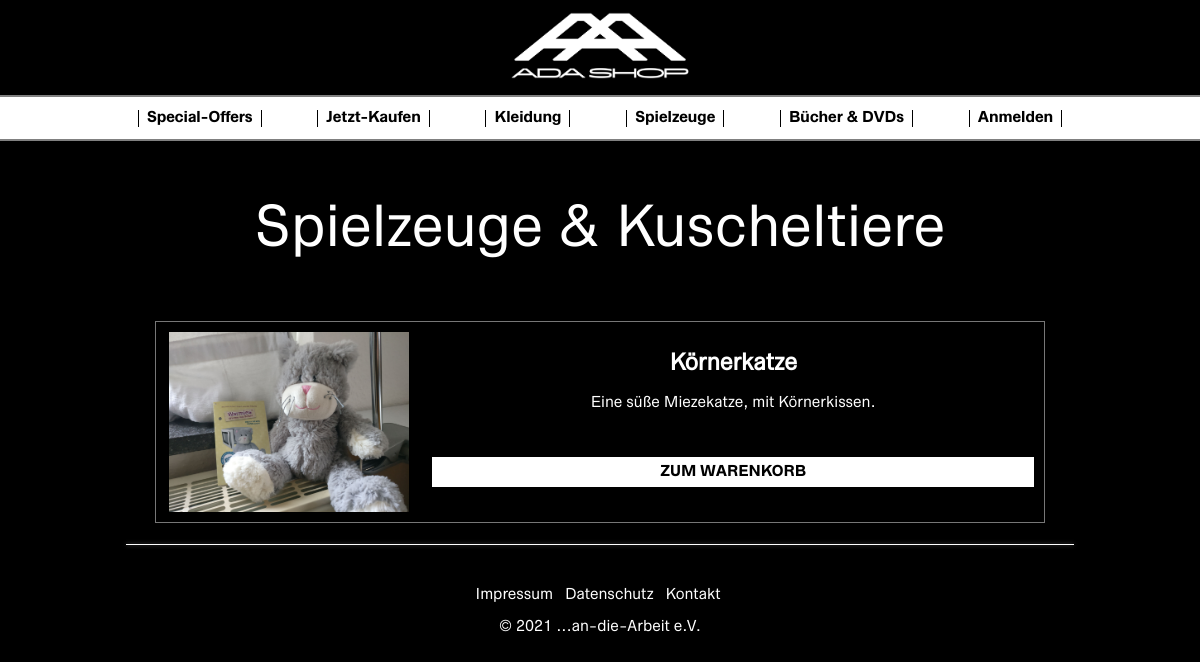
Page /spielsachen.php on the committed database.
### tables this page shows
CREATE TABLE IF NOT EXISTS tblBild (
	bildPfad VARCHAR( 255 ) NOT NULL,
	f_artID INT UNSIGNED NOT NULL,
	FOREIGN KEY ( f_artID ) REFERENCES tblArtikel ( p_artID )
);

CREATE TABLE IF NOT EXISTS tblArtikel (
	p_artID INT UNSIGNED NOT NULL AUTO_INCREMENT PRIMARY KEY,
	artName VARCHAR( 60 ) NOT NULL,
	artBeschreibung TEXT,
	artBestand INT UNSIGNED NOT NULL,
	artPreis DECIMAL( 7,2 ) NOT NULL,
	f_zustID INT UNSIGNED NOT NULL,
	f_katID INT UNSIGNED NOT NULL,
	FOREIGN KEY ( f_zustID ) REFERENCES tblZustand ( p_zustID ),
	FOREIGN KEY ( f_katID ) REFERENCES tblKategorie ( p_katID )
);

### spielsachen.php (the view, shortened to what this page needs)
<?php
include(dirname(__FILE__)."/dbconnection.php");
?>
<!DOCTYPE html>
<html lang="de">
<head>
    <link rel="stylesheet" type="text/css" href="/css/main-stylesheet.css">
    <link rel="stylesheet" type="text/css" href="css/navbar.css">
</head>
<body>
    <header>
            <a href="../index.php">
                <img src="../images/adashoplogo.png" width="230px">
            </a>
            <br>
            <nav>
                                <div class="appleNav">
                                    <ul>
                                        <li><a href="/specialoffer.php">Special-Offers</a></li>
                                        <li><a href="/buy.php">Jetzt-Kaufen</a></li>
                                        <li><a href="/kleidung.php">Kleidung</a></li>
                                        <li><a href="/spielsachen.php">Spielzeuge</a></li>
                                        <li><a href="/books_dvds.php">Bücher & DVDs</a></li>
                                        <li><a href="/login/login.php">Anmelden</a></li>
                                    </ul>
                                </div>
            </nav>
    </header>
<main>
<p style="font-size:45pt">
Spielzeuge & Kuscheltiere
</p>
<div class="galleryWrapper">
<?php
$abfrage_produkte = "SELECT *
                     FROM tblArtikel
                     LEFT JOIN tblBild ON tblArtikel.p_artID = tblBild.f_artID
                     WHERE f_katID = 4";
$result = $con->query($abfrage_produkte);
if ($result->num_rows > 0) {
    while($row = $result->fetch_assoc()) {
        echo "
        <div class='row'>
          <div class='column1' style='background-color:transparent;'>
        <img src='" . $row["bildPfad"] . "' alt='" . $row["artName"] . "' height='180'>
          </div>
          <div class='column2' style='background-color:black;'>
            <h2>" . $row["artName"] . "</h2>
            <p>" . $row["artBeschreibung"] . "</p>
            <button onclick='/* BESTELLUNG HIER ERSTELLEN */' style='width:100%;height:30px;margin-top:30px'>ZUM WARENKORB</button>
            </div>
        </div>";
    }
} else {
    echo "<p>Aktuell keine Produkte verfügbar :( </p>";
}
?>
  </div>
</main>
    <footer><br>
            <div class="blur-rule"></div>
            <br><br>
            <a href="impressum.php">Impressum&nbsp;&nbsp;</a>
            <a href="datenschutz.php">Datenschutz&nbsp;&nbsp;</a>
            <a href="kontakt.php">Kontakt&nbsp;</a>
        <br><br>
            <p>© </p>
            <p><script>document.write(new Date().getFullYear())</script></p>
            <p>...an-die-Arbeit e.V.</p>
    </footer>
</body>
</html>

### css/main-stylesheet.css (style rules this page uses)
html { --scrollbarBG: #111111; --thumbBG: #777777; font-family: 'Zwizz Regular'; background-color: #000000; color: white; text-align: center; }
body { scrollbar-width: thin; scrollbar-color: var(--thumbBG) var(--scrollbarBG); margin: 0; }
a { color: black; text-decoration: none; transition: 0.7s cubic-bezier(0.165, 0.84, 0.44, 1); }
button { border: none; background-color: #ffffff; color: black; font-size: 12pt; font-family: 'Zwizz Bold'; transition: 0.7s cubic-bezier(0.165, 0.84, 0.44, 1); }
main { margin-top: 20px; }
footer { width: 100%; text-align:center; color: white; overflow: hidden; }
footer a { color: white; font-size: 12pt; display: inline; transition: 0.4s cubic-bezier(0.165, 0.84, 0.44, 1); }
footer p { display: inline; font-size: 12pt; }
.blur-rule { text-align: center; height: 1px; width: 79%; background-color: #ffffff; margin: 20px 0; display: block; margin: auto; -webkit-box-shadow: 0 0 4px 0 #666; -moz-box-shadow: 0 0 4px 0 #666; box-shadow: 0 0 4px 0 #666; margin-bottom: 10px; }
div.galleryWrapper { margin: auto; width: 75%; }
.column1,.column2 { box-sizing: border-box; padding:0px; }
.column1 { float: left; text-align:center; padding-top:10px; width: 30%; height: 200px; }
.column2 { float: left; width: 70%; padding: 10px; height: 200px; }
.row { border: 1px solid #777; transition: .6s ease; margin: 5px; }
.row:after { content: ""; display: table; clear: both; }

### css/navbar.css (style rules this page uses)
nav { height: 42px; background: #ffffff; font-family: Zwizz Bold; border-bottom: 2px solid grey; border-top: 2px solid grey; }
nav ul { display: flex; height: 44px; justify-content: space-around; align-items: center; padding: 0; margin: 0 auto; list-style-type: none; }
.appleNav { max-width: 980px; margin: 0 auto; }
nav li { border-right: 0.75px solid black; border-left: 0.75px solid black; height: 40%; padding-left: 8px; padding-right: 8px; }

### rows in the picture
tblbild: bildPfad (picture), f_artID.artName "Körnerkatze", f_artID.artBeschreibung "Eine süße Miezekatze, mit Körnerkissen."
